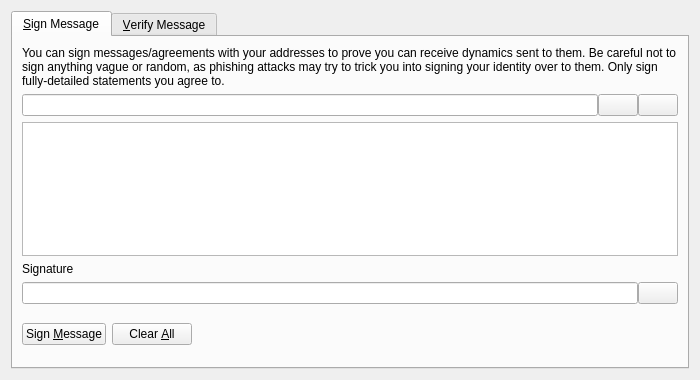
<?xml version="1.0" encoding="UTF-8"?>
<ui version="4.0">
 <class>SignVerifyMessageDialog</class>
 <widget class="QDialog" name="SignVerifyMessageDialog">
  <property name="geometry">
   <rect>
    <x>0</x>
    <y>0</y>
    <width>700</width>
    <height>380</height>
   </rect>
  </property>
  <property name="windowTitle">
   <string>Signatures - Sign / Verify a Message</string>
  </property>
  <property name="modal">
   <bool>true</bool>
  </property>
  <layout class="QVBoxLayout" name="verticalLayout">
   <item>
    <widget class="QTabWidget" name="tabWidget">
     <property name="currentIndex">
      <number>0</number>
     </property>
     <widget class="QWidget" name="tabSignMessage">
      <attribute name="title">
       <string>&amp;Sign Message</string>
      </attribute>
      <layout class="QVBoxLayout" name="verticalLayout_SM">
       <item>
        <widget class="QLabel" name="infoLabel_SM">
         <property name="text">
          <string>You can sign messages/agreements with your addresses to prove you can receive dynamics sent to them. Be careful not to sign anything vague or random, as phishing attacks may try to trick you into signing your identity over to them. Only sign fully-detailed statements you agree to.</string>
         </property>
         <property name="textFormat">
          <enum>Qt::PlainText</enum>
         </property>
         <property name="wordWrap">
          <bool>true</bool>
         </property>
        </widget>
       </item>
       <item>
        <layout class="QHBoxLayout" name="horizontalLayout_1_SM">
         <property name="spacing">
          <number>0</number>
         </property>
         <item>
          <widget class="QValidatedLineEdit" name="addressIn_SM">
           <property name="toolTip">
            <string>The Dynamic address to sign the message with</string>
           </property>
          </widget>
         </item>
         <item>
          <widget class="QPushButton" name="addressBookButton_SM">
           <property name="toolTip">
            <string>Choose previously used address</string>
           </property>
           <property name="text">
            <string/>
           </property>
           <property name="shortcut">
            <string>Alt+A</string>
           </property>
           <property name="autoDefault">
            <bool>false</bool>
           </property>
          </widget>
         </item>
         <item>
          <widget class="QPushButton" name="pasteButton_SM">
           <property name="toolTip">
            <string>Paste address from clipboard</string>
           </property>
           <property name="text">
            <string/>
           </property>
           <property name="shortcut">
            <string>Alt+P</string>
           </property>
           <property name="autoDefault">
            <bool>false</bool>
           </property>
          </widget>
         </item>
        </layout>
       </item>
       <item>
        <widget class="QPlainTextEdit" name="messageIn_SM">
         <property name="toolTip">
          <string>Enter the message you want to sign here</string>
         </property>
        </widget>
       </item>
       <item>
        <widget class="QLabel" name="signatureLabel_SM">
         <property name="text">
          <string>Signature</string>
         </property>
         <property name="textFormat">
          <enum>Qt::PlainText</enum>
         </property>
        </widget>
       </item>
       <item>
        <layout class="QHBoxLayout" name="horizontalLayout_2_SM">
         <property name="spacing">
          <number>0</number>
         </property>
         <item>
          <widget class="QLineEdit" name="signatureOut_SM">
           <property name="font">
            <font>
             <italic>true</italic>
            </font>
           </property>
           <property name="readOnly">
            <bool>true</bool>
           </property>
          </widget>
         </item>
         <item>
          <widget class="QPushButton" name="copySignatureButton_SM">
           <property name="toolTip">
            <string>Copy the current signature to the system clipboard</string>
           </property>
           <property name="text">
            <string/>
           </property>
           <property name="autoDefault">
            <bool>false</bool>
           </property>
          </widget>
         </item>
        </layout>
       </item>
       <item>
        <layout class="QHBoxLayout" name="horizontalLayout_3_SM">
         <item>
          <widget class="QPushButton" name="signMessageButton_SM">
           <property name="toolTip">
            <string>Sign the message to prove you own this Dynamic address</string>
           </property>
           <property name="text">
            <string>Sign &amp;Message</string>
           </property>
           <property name="autoDefault">
            <bool>false</bool>
           </property>
          </widget>
         </item>
         <item>
          <widget class="QPushButton" name="clearButton_SM">
           <property name="toolTip">
            <string>Reset all sign message fields</string>
           </property>
           <property name="text">
            <string>Clear &amp;All</string>
           </property>
           <property name="autoDefault">
            <bool>false</bool>
           </property>
          </widget>
         </item>
         <item>
          <spacer name="horizontalSpacer_1_SM">
           <property name="orientation">
            <enum>Qt::Horizontal</enum>
           </property>
           <property name="sizeHint" stdset="0">
            <size>
             <width>40</width>
             <height>48</height>
            </size>
           </property>
          </spacer>
         </item>
         <item>
          <widget class="QLabel" name="statusLabel_SM">
           <property name="font">
            <font>
             <weight>75</weight>
             <bold>true</bold>
            </font>
           </property>
           <property name="text">
            <string/>
           </property>
           <property name="wordWrap">
            <bool>true</bool>
           </property>
          </widget>
         </item>
         <item>
          <spacer name="horizontalSpacer_2_SM">
           <property name="orientation">
            <enum>Qt::Horizontal</enum>
           </property>
           <property name="sizeHint" stdset="0">
            <size>
             <width>40</width>
             <height>48</height>
            </size>
           </property>
          </spacer>
         </item>
        </layout>
       </item>
      </layout>
     </widget>
     <widget class="QWidget" name="tabVerifyMessage">
      <attribute name="title">
       <string>&amp;Verify Message</string>
      </attribute>
      <layout class="QVBoxLayout" name="verticalLayout_VM">
       <item>
        <widget class="QLabel" name="infoLabel_VM">
         <property name="text">
          <string>Enter the receiver's address, message (ensure you copy line breaks, spaces, tabs, etc. exactly) and signature below to verify the message. Be careful not to read more into the signature than what is in the signed message itself, to avoid being tricked by a man-in-the-middle attack. Note that this only proves the signing party receives with the address, it cannot prove sendership of any transaction!</string>
         </property>
         <property name="textFormat">
          <enum>Qt::PlainText</enum>
         </property>
         <property name="alignment">
          <set>Qt::AlignLeading|Qt::AlignLeft|Qt::AlignTop</set>
         </property>
         <property name="wordWrap">
          <bool>true</bool>
         </property>
        </widget>
       </item>
       <item>
        <layout class="QHBoxLayout" name="horizontalLayout_1_VM">
         <property name="spacing">
          <number>0</number>
         </property>
         <item>
          <widget class="QValidatedLineEdit" name="addressIn_VM">
           <property name="toolTip">
            <string>The Dynamic address the message was signed with</string>
           </property>
          </widget>
         </item>
         <item>
          <widget class="QPushButton" name="addressBookButton_VM">
           <property name="toolTip">
            <string>Choose previously used address</string>
           </property>
           <property name="text">
            <string/>
           </property>
           <property name="shortcut">
            <string>Alt+A</string>
           </property>
           <property name="autoDefault">
            <bool>false</bool>
           </property>
          </widget>
         </item>
        </layout>
       </item>
       <item>
        <widget class="QPlainTextEdit" name="messageIn_VM"/>
       </item>
       <item>
        <widget class="QValidatedLineEdit" name="signatureIn_VM"/>
       </item>
       <item>
        <layout class="QHBoxLayout" name="horizontalLayout_2_VM">
         <item>
          <widget class="QPushButton" name="verifyMessageButton_VM">
           <property name="toolTip">
            <string>Verify the message to ensure it was signed with the specified Dynamic address</string>
           </property>
           <property name="text">
            <string>Verify &amp;Message</string>
           </property>
           <property name="autoDefault">
            <bool>false</bool>
           </property>
          </widget>
         </item>
         <item>
          <widget class="QPushButton" name="clearButton_VM">
           <property name="toolTip">
            <string>Reset all verify message fields</string>
           </property>
           <property name="text">
            <string>Clear &amp;All</string>
           </property>
           <property name="autoDefault">
            <bool>false</bool>
           </property>
          </widget>
         </item>
         <item>
          <spacer name="horizontalSpacer_1_VM">
           <property name="orientation">
            <enum>Qt::Horizontal</enum>
           </property>
           <property name="sizeHint" stdset="0">
            <size>
             <width>40</width>
             <height>48</height>
            </size>
           </property>
          </spacer>
         </item>
         <item>
          <widget class="QLabel" name="statusLabel_VM">
           <property name="font">
            <font>
             <weight>75</weight>
             <bold>true</bold>
            </font>
           </property>
           <property name="text">
            <string/>
           </property>
           <property name="wordWrap">
            <bool>true</bool>
           </property>
          </widget>
         </item>
         <item>
          <spacer name="horizontalSpacer_2_VM">
           <property name="orientation">
            <enum>Qt::Horizontal</enum>
           </property>
           <property name="sizeHint" stdset="0">
            <size>
             <width>40</width>
             <height>48</height>
            </size>
           </property>
          </spacer>
         </item>
        </layout>
       </item>
      </layout>
     </widget>
    </widget>
   </item>
  </layout>
 </widget>
 <customwidgets>
  <customwidget>
   <class>QValidatedLineEdit</class>
   <extends>QLineEdit</extends>
   <header>qvalidatedlineedit.h</header>
  </customwidget>
 </customwidgets>
 <resources>
  <include location="../dynamic.qrc"/>
 </resources>
 <connections/>
</ui>
